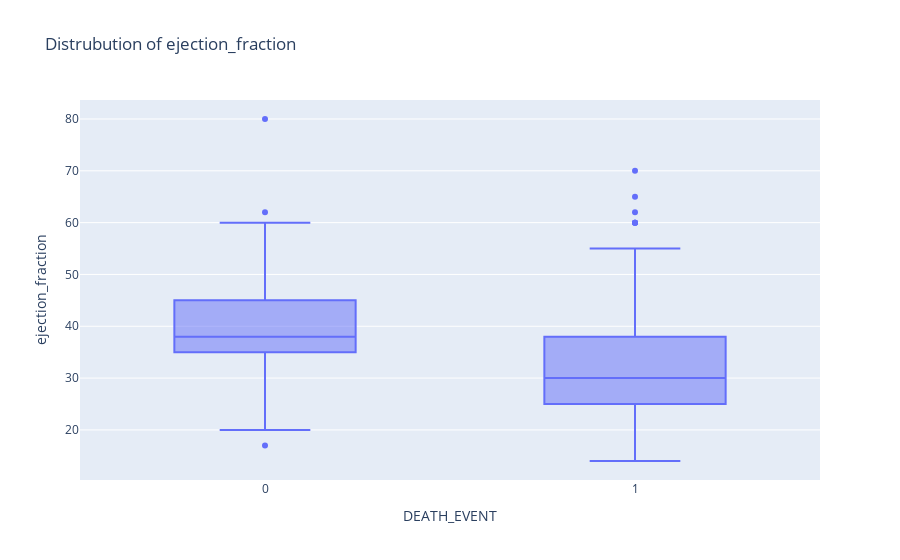

Write notebook code for a chart like this one.
### Code cell
fig = px.box(df,y="ejection_fraction",x="DEATH_EVENT",title=f"Distrubution of ejection_fraction")
fig.show()

### Figure 1 — Plotly figure (JSON) as saved in the notebook; plotly's stock layout.template omitted (floating-point values rounded to 4 significant figures; data arrays with more than 128 entries replaced by an {"elided": "..."} marker saying what was removed)
{"data": [{"alignmentgroup": "True", "hovertemplate": "DEATH_EVENT=%{x}<br>ejection_fraction=%{y}<extra></extra>", "legendgroup": "", "marker": {"color": "#636efa"}, "name": "", "notched": false, "offsetgroup": "", "orientation": "v", "showlegend": false, "type": "box", "x": {"elided": "299 int values"}, "x0": " ", "xaxis": "x", "y": {"elided": "299 int values"}, "y0": " ", "yaxis": "y"}], "layout": {"boxmode": "group", "legend": {"tracegroupgap": 0}, "title": {"text": "Distrubution of ejection_fraction"}, "xaxis": {"anchor": "y", "domain": [0, 1], "title": {"text": "DEATH_EVENT"}}, "yaxis": {"anchor": "x", "domain": [0, 1], "title": {"text": "ejection_fraction"}}}}
